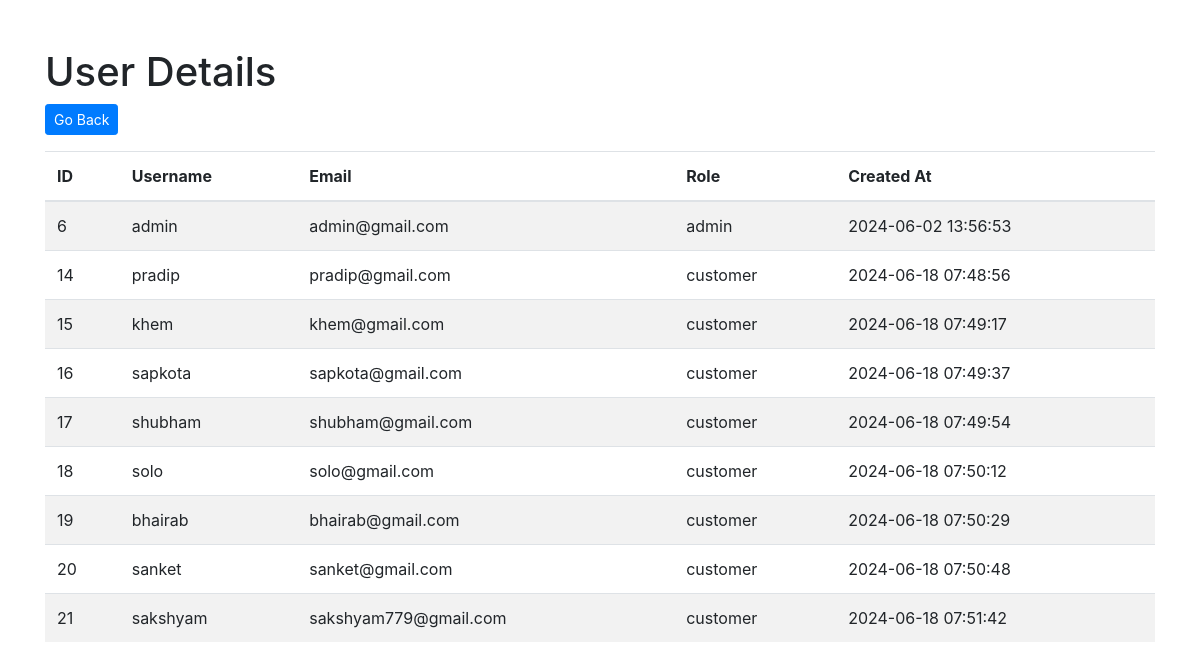
The app's page /admin/adminusers.php with its own data.
### tables this page shows
CREATE TABLE `users` (
  `id` int(11) NOT NULL,
  `username` varchar(50) NOT NULL,
  `password` varchar(255) NOT NULL,
  `email` varchar(100) NOT NULL,
  `role` varchar(20) NOT NULL DEFAULT 'customer',
  `created_at` timestamp NOT NULL DEFAULT current_timestamp()
);

### admin/adminusers.php (the view, shortened to what this page needs)
<?php
require_once '../connection.php';
$sql = "SELECT id, username, email, role, created_at FROM users";
$result = $conn->query($sql);
?>
<!DOCTYPE html>
<html>
<head>
  <link rel="stylesheet" href="https://stackpath.bootstrapcdn.com/bootstrap/4.5.2/css/bootstrap.min.css">
</head>
<body>
  <div class="container my-5">
    <h1>User Details</h1>
    <a href="admindashboard.php" class="btn btn-primary btn-sm mb-3">Go Back</a>
    <table class="table table-striped">
      <thead>
        <tr>
          <th>ID</th>
          <th>Username</th>
          <th>Email</th>
          <th>Role</th>
          <th>Created At</th>
        </tr>
      </thead>
      <tbody>
        <?php while($row = $result->fetch_assoc()) { ?>
        <tr>
          <td><?php echo $row["id"]; ?></td>
          <td><?php echo $row["username"]; ?></td>
          <td><?php echo $row["email"]; ?></td>
          <td><?php echo $row["role"]; ?></td>
          <td><?php echo $row["created_at"]; ?></td>
        </tr>
        <?php } ?>
      </tbody>
    </table>
  </div>
</body>
</html>

### records on screen
users: id "6", username "admin", email "admin@gmail.com", role "admin", created_at "2024-06-02 13:56:53"
users: id "14", username "pradip", email "pradip@gmail.com", role "customer", created_at "2024-06-18 07:48:56"
users: id "15", username "khem", email "khem@gmail.com", role "customer", created_at "2024-06-18 07:49:17"
users: id "16", username "sapkota", email "sapkota@gmail.com", role "customer", created_at "2024-06-18 07:49:37"
users: id "17", username "shubham", email "shubham@gmail.com", role "customer", created_at "2024-06-18 07:49:54"
users: id "18", username "solo", email "solo@gmail.com", role "customer", created_at "2024-06-18 07:50:12"
users: id "19", username "bhairab", email "bhairab@gmail.com", role "customer", created_at "2024-06-18 07:50:29"
users: id "20", username "sanket", email "sanket@gmail.com", role "customer", created_at "2024-06-18 07:50:48"
users: id "21", username "sakshyam", email "sakshyam779@gmail.com", role "customer", created_at "2024-06-18 07:51:42"
